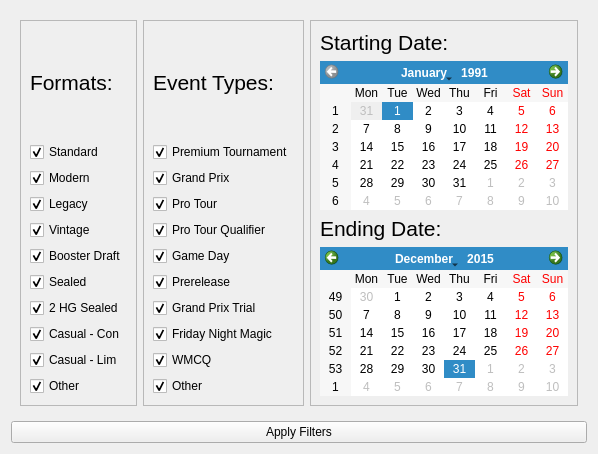
      <widget class="QWidget" name="filtersTab">
       <attribute name="title">
        <string>Filters</string>
       </attribute>
       <layout class="QVBoxLayout" name="verticalLayout_5">
        <item>
         <widget class="QFrame" name="frame">
          <property name="frameShape">
           <enum>QFrame::NoFrame</enum>
          </property>
          <property name="frameShadow">
           <enum>QFrame::Raised</enum>
          </property>
          <layout class="QHBoxLayout" name="horizontalLayout_4">
           <item>
            <widget class="QFrame" name="formatFrame">
             <property name="frameShape">
              <enum>QFrame::StyledPanel</enum>
             </property>
             <property name="frameShadow">
              <enum>QFrame::Raised</enum>
             </property>
             <layout class="QVBoxLayout" name="verticalLayout_2">
              <item>
               <widget class="QLabel" name="formatLabel">
                <property name="text">
                 <string>&lt;html&gt;&lt;head/&gt;&lt;body&gt;&lt;p&gt;&lt;span style=&quot; font-size:16pt;&quot;&gt;Formats:&lt;/span&gt;&lt;/p&gt;&lt;/body&gt;&lt;/html&gt;</string>
                </property>
               </widget>
              </item>
              <item>
               <widget class="QCheckBox" name="standardFilter">
                <property name="toolTip">
                 <string>Standard</string>
                </property>
                <property name="text">
                 <string>Standard</string>
                </property>
                <property name="checked">
                 <bool>true</bool>
                </property>
               </widget>
              </item>
              <item>
               <widget class="QCheckBox" name="modernFilter">
                <property name="toolTip">
                 <string>Modern</string>
                </property>
                <property name="text">
                 <string>Modern</string>
                </property>
                <property name="checked">
                 <bool>true</bool>
                </property>
               </widget>
              </item>
              <item>
               <widget class="QCheckBox" name="legacyFilter">
                <property name="toolTip">
                 <string>Legacy</string>
                </property>
                <property name="text">
                 <string>Legacy</string>
                </property>
                <property name="checked">
                 <bool>true</bool>
                </property>
               </widget>
              </item>
              <item>
               <widget class="QCheckBox" name="vintageFilter">
                <property name="toolTip">
                 <string>Vintage</string>
                </property>
                <property name="text">
                 <string>Vintage</string>
                </property>
                <property name="checked">
                 <bool>true</bool>
                </property>
               </widget>
              </item>
              <item>
               <widget class="QCheckBox" name="boosterDraftFilter">
                <property name="toolTip">
                 <string>Booster Draft</string>
                </property>
                <property name="text">
                 <string>Booster Draft</string>
                </property>
                <property name="checked">
                 <bool>true</bool>
                </property>
               </widget>
              </item>
              <item>
               <widget class="QCheckBox" name="sealedFilter">
                <property name="toolTip">
                 <string>Sealed</string>
                </property>
                <property name="text">
                 <string>Sealed</string>
                </property>
                <property name="checked">
                 <bool>true</bool>
                </property>
               </widget>
              </item>
              <item>
               <widget class="QCheckBox" name="twoHGSealedFilter">
                <property name="toolTip">
                 <string>2 HG Sealed</string>
                </property>
                <property name="text">
                 <string>2 HG Sealed</string>
                </property>
                <property name="checked">
                 <bool>true</bool>
                </property>
               </widget>
              </item>
              <item>
               <widget class="QCheckBox" name="casualConFilter">
                <property name="toolTip">
                 <string>Casual - Constructed</string>
                </property>
                <property name="text">
                 <string>Casual - Con</string>
                </property>
                <property name="checked">
                 <bool>true</bool>
                </property>
               </widget>
              </item>
              <item>
               <widget class="QCheckBox" name="casualLimFilter">
                <property name="toolTip">
                 <string>Casual - Limited</string>
                </property>
                <property name="text">
                 <string>Casual - Lim</string>
                </property>
                <property name="checked">
                 <bool>true</bool>
                </property>
               </widget>
              </item>
              <item>
               <widget class="QCheckBox" name="otherFormatFilter">
                <property name="toolTip">
                 <string>Other</string>
                </property>
                <property name="text">
                 <string>Other</string>
                </property>
                <property name="checked">
                 <bool>true</bool>
                </property>
               </widget>
              </item>
             </layout>
            </widget>
           </item>
           <item>
            <widget class="QFrame" name="eventFrame">
             <property name="frameShape">
              <enum>QFrame::StyledPanel</enum>
             </property>
             <property name="frameShadow">
              <enum>QFrame::Raised</enum>
             </property>
             <layout class="QVBoxLayout" name="verticalLayout_3">
              <item>
               <widget class="QLabel" name="eventLabel">
                <property name="text">
                 <string>&lt;html&gt;&lt;head/&gt;&lt;body&gt;&lt;p&gt;&lt;span style=&quot; font-size:16pt;&quot;&gt;Event Types:&lt;/span&gt;&lt;/p&gt;&lt;/body&gt;&lt;/html&gt;</string>
                </property>
               </widget>
              </item>
              <item>
               <widget class="QCheckBox" name="premiumTournamentFilter">
                <property name="toolTip">
                 <string>Magic WPN Premium Tournament</string>
                </property>
                <property name="text">
                 <string>Premium Tournament</string>
                </property>
                <property name="checked">
                 <bool>true</bool>
                </property>
               </widget>
              </item>
              <item>
               <widget class="QCheckBox" name="grandPrixFilter">
                <property name="toolTip">
                 <string>Magic Grand Prix</string>
                </property>
                <property name="text">
                 <string>Grand Prix</string>
                </property>
                <property name="checked">
                 <bool>true</bool>
                </property>
               </widget>
              </item>
              <item>
               <widget class="QCheckBox" name="proTourFilter">
                <property name="toolTip">
                 <string>Magic Pro Tour</string>
                </property>
                <property name="text">
                 <string>Pro Tour</string>
                </property>
                <property name="checked">
                 <bool>true</bool>
                </property>
               </widget>
              </item>
              <item>
               <widget class="QCheckBox" name="PTQFilter">
                <property name="toolTip">
                 <string>Magic Pro Tour Qualifier</string>
                </property>
                <property name="text">
                 <string>Pro Tour Qualifier</string>
                </property>
                <property name="checked">
                 <bool>true</bool>
                </property>
               </widget>
              </item>
              <item>
               <widget class="QCheckBox" name="gameDayFilter">
                <property name="toolTip">
                 <string>Magic Game Day</string>
                </property>
                <property name="text">
                 <string>Game Day</string>
                </property>
                <property name="checked">
                 <bool>true</bool>
                </property>
               </widget>
              </item>
              <item>
               <widget class="QCheckBox" name="prereleaseFilter">
                <property name="toolTip">
                 <string>Magic Prerelease</string>
                </property>
                <property name="text">
                 <string>Prerelease</string>
                </property>
                <property name="checked">
                 <bool>true</bool>
                </property>
               </widget>
              </item>
              <item>
               <widget class="QCheckBox" name="GPTFilter">
                <property name="toolTip">
                 <string>Magic Grand Prix Trial</string>
                </property>
                <property name="text">
                 <string>Grand Prix Trial</string>
                </property>
                <property name="checked">
                 <bool>true</bool>
                </property>
               </widget>
              </item>
              <item>
               <widget class="QCheckBox" name="FNMFilter">
                <property name="toolTip">
                 <string>Friday Night Magic</string>
                </property>
                <property name="text">
                 <string>Friday Night Magic</string>
                </property>
                <property name="checked">
                 <bool>true</bool>
                </property>
               </widget>
              </item>
              <item>
               <widget class="QCheckBox" name="WMCQFilter">
                <property name="toolTip">
                 <string>World Magic Cup Qualifier</string>
                </property>
                <property name="text">
                 <string>WMCQ</string>
                </property>
                <property name="checked">
                 <bool>true</bool>
                </property>
               </widget>
              </item>
              <item>
               <widget class="QCheckBox" name="otherEventFilter">
                <property name="toolTip">
                 <string>Other</string>
                </property>
                <property name="text">
                 <string>Other</string>
                </property>
                <property name="checked">
                 <bool>true</bool>
                </property>
               </widget>
              </item>
             </layout>
            </widget>
           </item>
           <item>
            <widget class="QFrame" name="datesFrame">
             <property name="frameShape">
              <enum>QFrame::StyledPanel</enum>
             </property>
             <property name="frameShadow">
              <enum>QFrame::Raised</enum>
             </property>
             <layout class="QVBoxLayout" name="verticalLayout_4">
              <item>
               <widget class="QLabel" name="datesLabel">
                <property name="text">
                 <string>&lt;html&gt;&lt;head/&gt;&lt;body&gt;&lt;p&gt;&lt;span style=&quot; font-size:16pt;&quot;&gt;Starting Date:&lt;/span&gt;&lt;/p&gt;&lt;/body&gt;&lt;/html&gt;</string>
                </property>
               </widget>
              </item>
              <item>
               <widget class="QCalendarWidget" name="startingDate">
                <property name="selectedDate">
                 <date>
                  <year>1991</year>
                  <month>1</month>
                  <day>1</day>
                 </date>
                </property>
                <property name="minimumDate">
                 <date>
                  <year>1991</year>
                  <month>1</month>
                  <day>1</day>
                 </date>
                </property>
               </widget>
              </item>
              <item>
               <widget class="QLabel" name="label_2">
                <property name="text">
                 <string>&lt;html&gt;&lt;head/&gt;&lt;body&gt;&lt;p&gt;&lt;span style=&quot; font-size:16pt;&quot;&gt;Ending Date:&lt;/span&gt;&lt;/p&gt;&lt;/body&gt;&lt;/html&gt;</string>
                </property>
               </widget>
              </item>
              <item>
               <widget class="QCalendarWidget" name="endingDate">
                <property name="selectedDate">
                 <date>
                  <year>2015</year>
                  <month>12</month>
                  <day>31</day>
                 </date>
                </property>
                <property name="minimumDate">
                 <date>
                  <year>1991</year>
                  <month>1</month>
                  <day>1</day>
                 </date>
                </property>
               </widget>
              </item>
             </layout>
            </widget>
           </item>
          </layout>
         </widget>
        </item>
        <item>
         <widget class="QPushButton" name="updateFiltersButton">
          <property name="text">
           <string>Apply Filters</string>
          </property>
         </widget>
        </item>
       </layout>
      </widget>
